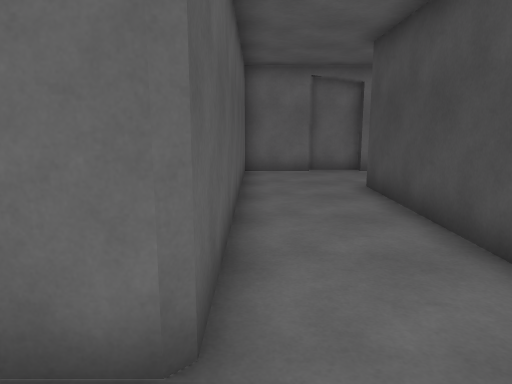
view 1 (above)

16 first-person views from a walk through a scene from a Unity 3-D project. The camera is 1.5 m above the floor, tilts 10° down and sees 70° across. The floor is counted in squares, 1 m on a side. Each view is taken from the middle of a square. On the plan, view 1 faces up. The plan holds only what a view shows up to about 16 squares ahead; the rest is blank. The place goes on beyond the plan. The player is left out.

view 2
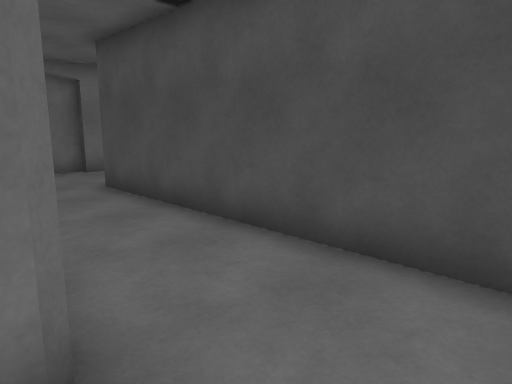

view 3
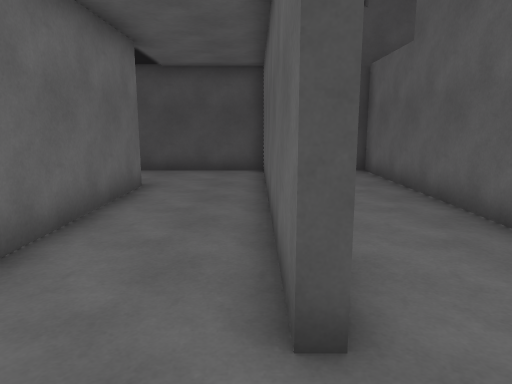

view 4
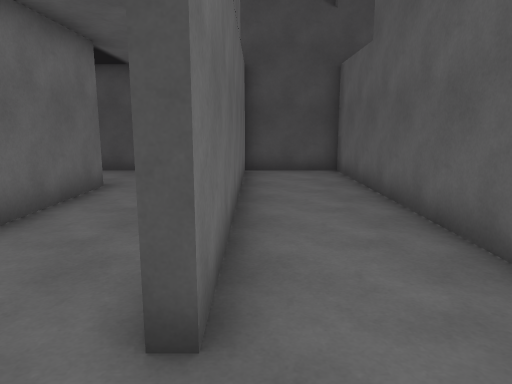

view 5
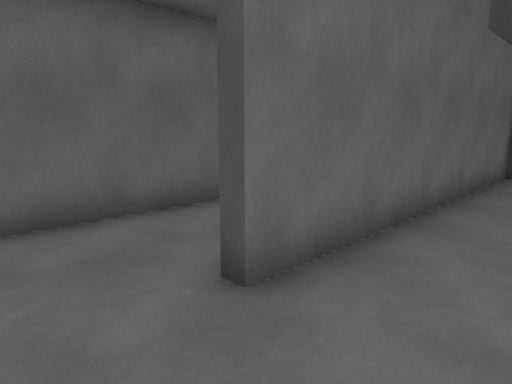

view 6
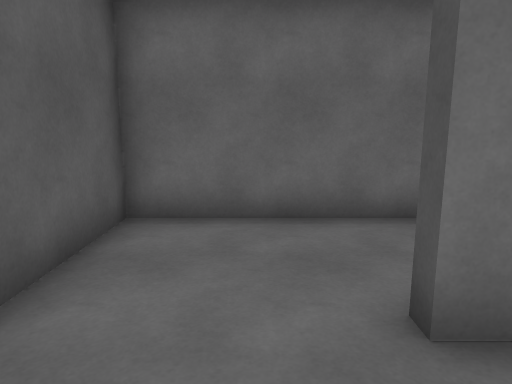

view 7
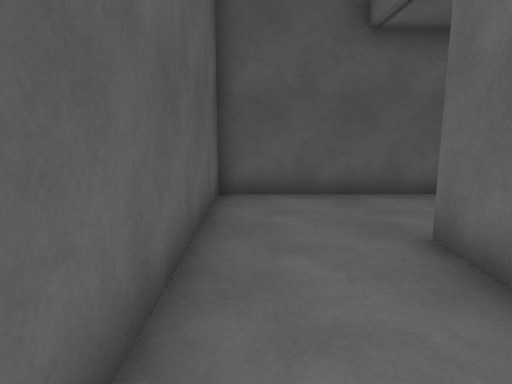

view 8
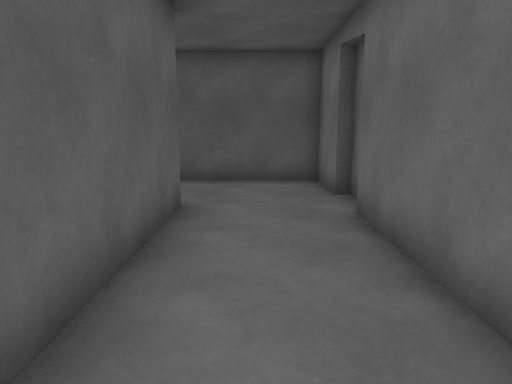

view 9
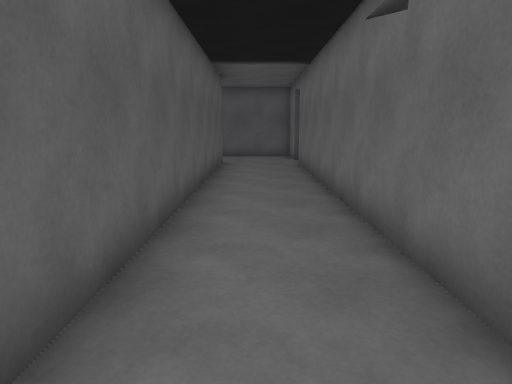

view 10
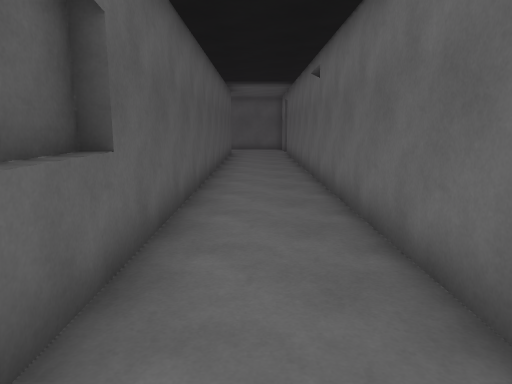

view 11
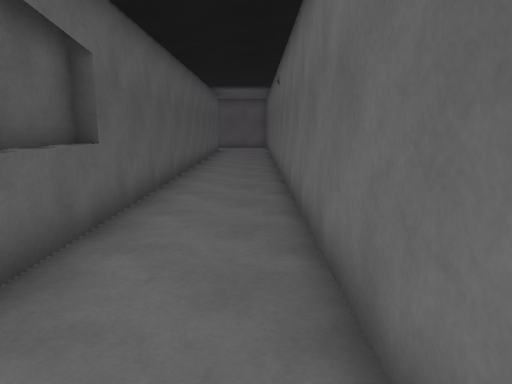

view 12
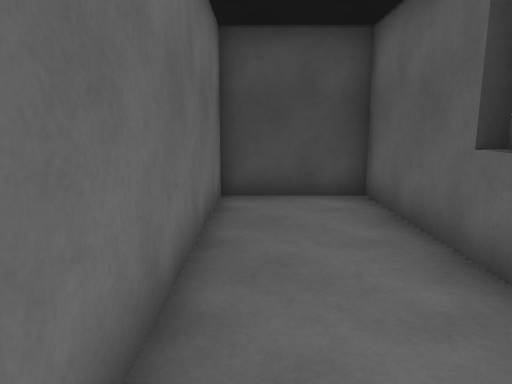

view 13
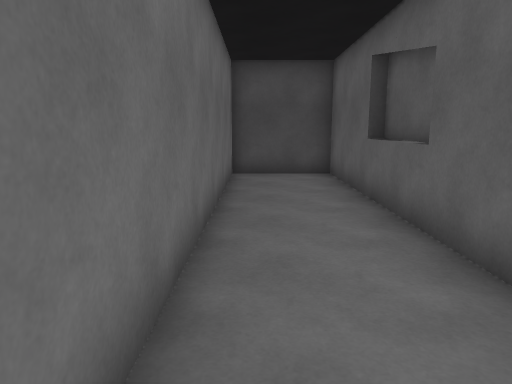

view 14
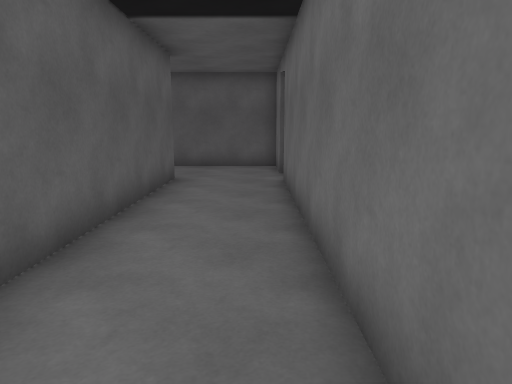

view 15
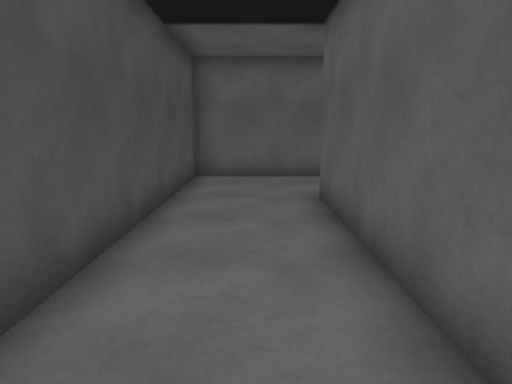

view 16
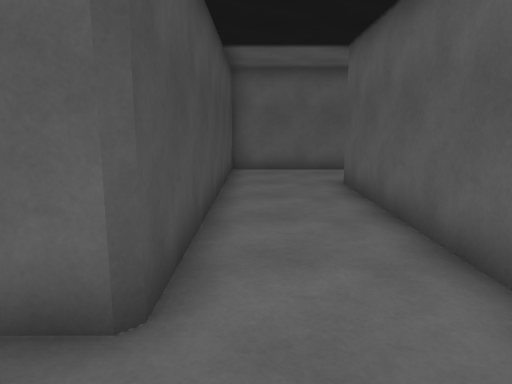

### Floor plan
Ten units are one square. View 1 is at (0, 0); x grows to the right and y downward. Boxes are objects, and circles mark ways between rooms. Rooms are numbered by the first view taken in them; rooms with no view inside come last. Other rooms are left out.
<svg viewBox="-117 -136 403 190">
<path fill="none" stroke="#000" d="M37 -131 19 -131M19 -128 -4 -128 -4 -20M212 -92 241 -92M-5 13 29 13 29 -95 281 -95 281 -128 37 -128M-79 13 -5 13M-4 -20 -112 -20 -112 49 29 49 29 16 -79 16"/>
<circle cx="0" cy="-5" r="3" fill="#2a7"/>
<text x="100" y="-100">1</text>
<text x="-50" y="20">2</text>
</svg>
Room 1 opens to room 2.

Where each view was taken, in squares from view 1:
view 1: 0 up, 0 right, facing up
view 2: 0 up, 1 left, facing up-right
view 3: 1 down, 10 left, facing right
view 4: 2 down, 10 left, facing right
view 5: 4 down, 10 left, facing up-right
view 6: 4 down, 9 left, facing up
view 7: 4 down, 3 left, facing left
view 8: 11 up, 10 right, facing left
view 9: 11 up, 19 right, facing left
view 10: 11 up, 25 right, facing left
view 11: 12 up, 27 right, facing left
view 12: 12 up, 20 right, facing right
view 13: 12 up, 16 right, facing right
view 14: 12 up, 14 right, facing left
view 15: 10 up, 1 right, facing down
view 16: 12 up, 2 right, facing down
